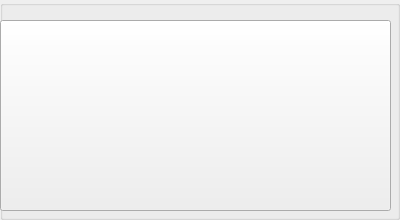
                              <widget class="QGroupBox" name="groupBox_menu3">
                               <property name="sizePolicy">
                                <sizepolicy hsizetype="Preferred" vsizetype="Minimum">
                                 <horstretch>0</horstretch>
                                 <verstretch>0</verstretch>
                                </sizepolicy>
                               </property>
                               <property name="minimumSize">
                                <size>
                                 <width>0</width>
                                 <height>200</height>
                                </size>
                               </property>
                               <property name="font">
                                <font>
                                 <pointsize>7</pointsize>
                                </font>
                               </property>
                               <property name="title">
                                <string/>
                               </property>
                               <widget class="QPushButton" name="pushButton_3">
                                <property name="geometry">
                                 <rect>
                                  <x>0</x>
                                  <y>20</y>
                                  <width>391</width>
                                  <height>191</height>
                                 </rect>
                                </property>
                                <property name="text">
                                 <string/>
                                </property>
                               </widget>
                               <widget class="QLabel" name="label_top3">
                                <property name="geometry">
                                 <rect>
                                  <x>8</x>
                                  <y>82</y>
                                  <width>231</width>
                                  <height>30</height>
                                 </rect>
                                </property>
                                <property name="font">
                                 <font>
                                  <pointsize>8</pointsize>
                                 </font>
                                </property>
                                <property name="text">
                                 <string>TextLabel</string>
                                </property>
                               </widget>
                               <widget class="QLabel" name="label_bot3">
                                <property name="geometry">
                                 <rect>
                                  <x>8</x>
                                  <y>132</y>
                                  <width>231</width>
                                  <height>30</height>
                                 </rect>
                                </property>
                                <property name="font">
                                 <font>
                                  <pointsize>7</pointsize>
                                 </font>
                                </property>
                                <property name="text">
                                 <string>TextLabel</string>
                                </property>
                               </widget>
                               <widget class="QLabel" name="label_mid3">
                                <property name="geometry">
                                 <rect>
                                  <x>8</x>
                                  <y>112</y>
                                  <width>231</width>
                                  <height>30</height>
                                 </rect>
                                </property>
                                <property name="font">
                                 <font>
                                  <pointsize>7</pointsize>
                                 </font>
                                </property>
                                <property name="text">
                                 <string>TextLabel</string>
                                </property>
                               </widget>
                               <widget class="QLabel" name="label_menu3">
                                <property name="geometry">
                                 <rect>
                                  <x>248</x>
                                  <y>22</y>
                                  <width>131</width>
                                  <height>181</height>
                                 </rect>
                                </property>
                                <property name="text">
                                 <string>TextLabel</string>
                                </property>
                               </widget>
                               <zorder>label_top3</zorder>
                               <zorder>label_bot3</zorder>
                               <zorder>label_mid3</zorder>
                               <zorder>label_menu3</zorder>
                               <zorder>pushButton_3</zorder>
                              </widget>
